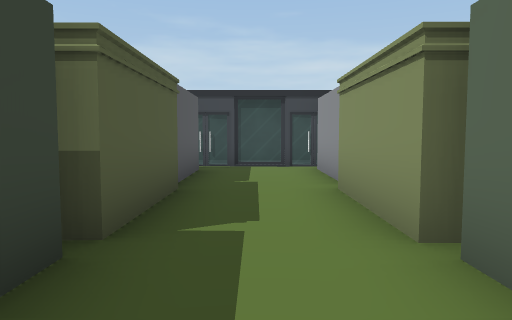
[1] (above)

24 first-person views from a walk through a Unity game level. The camera is 1.5 m above the floor, tilts 4° down and sees 70° across. The floor is counted in squares, 2 m on a side. Each view is taken from the middle of a square. On the plan, view 1 faces up. The plan holds only what a view shows up to about 11 squares ahead; the rest is blank. The place goes on beyond the plan. The player character is not drawn. Some surface patterns are stand-ins.

[2]
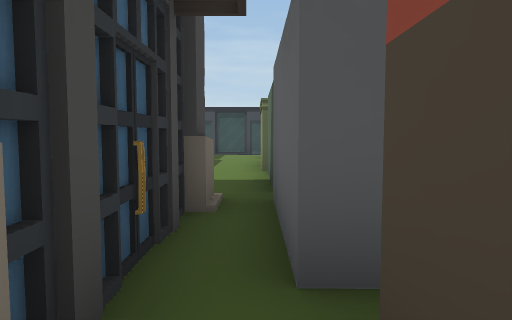

[3]
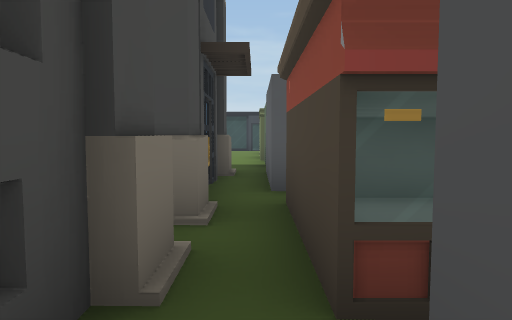

[4]
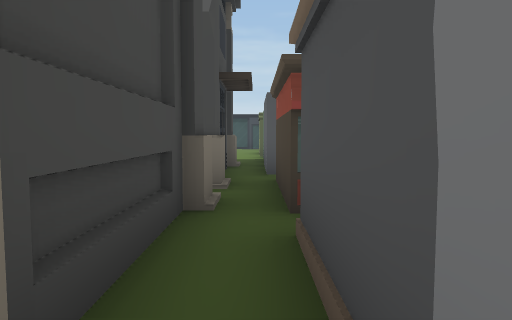

[5]
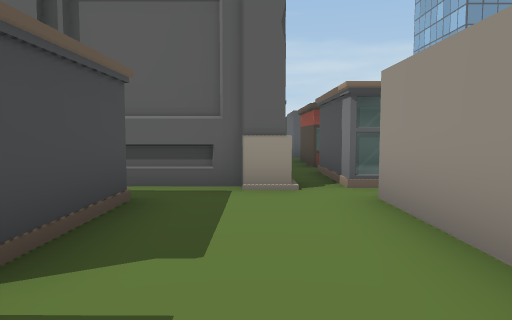

[6]
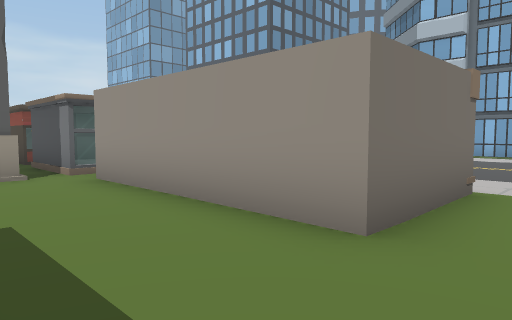

[7]
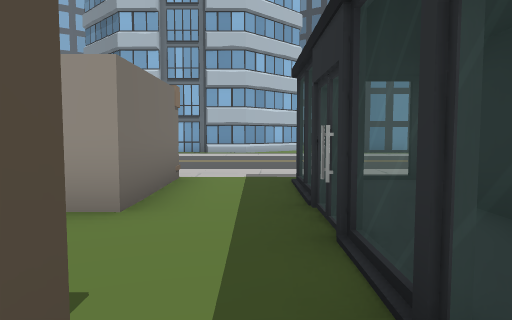

[8]
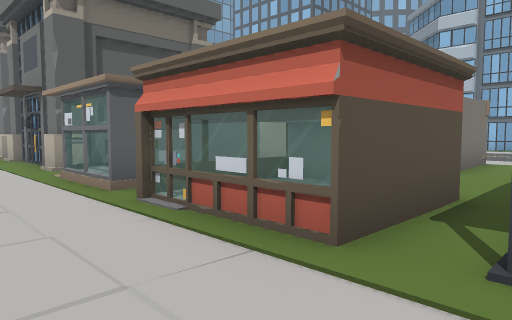

[9]
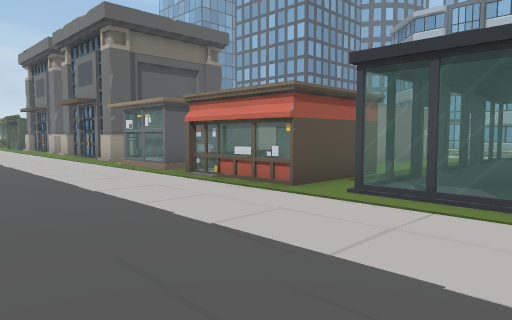

[10]
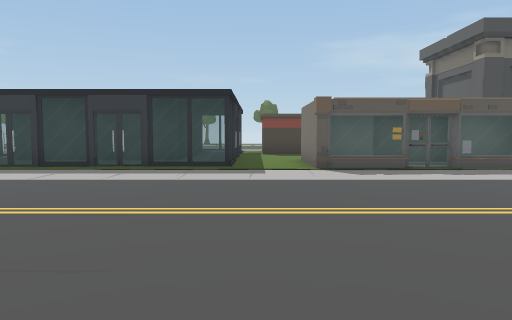

[11]
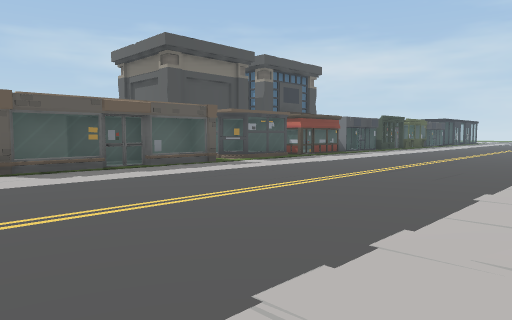

[12]
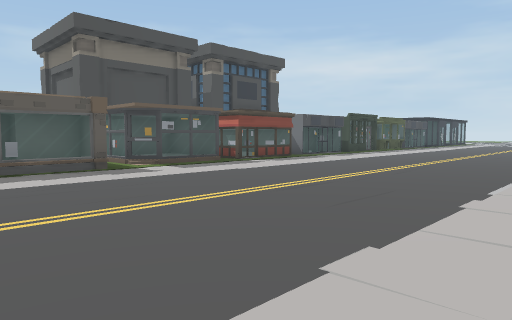

[13]
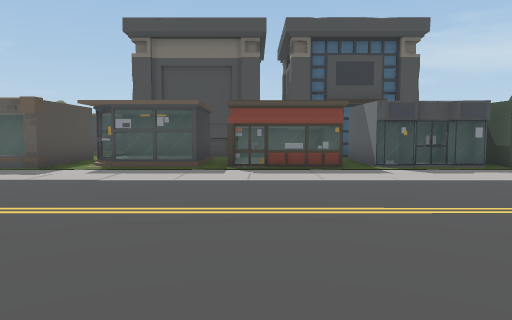

[14]
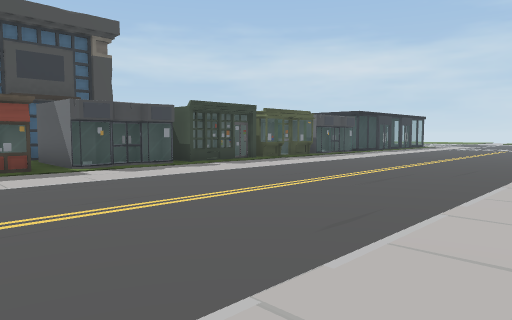

[15]
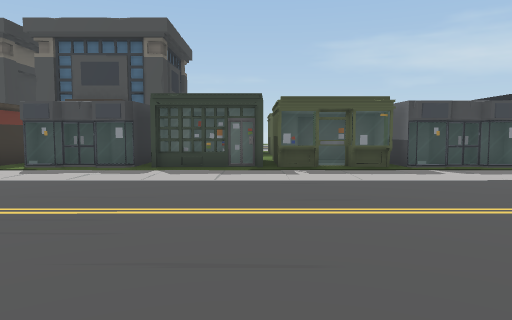

[16]
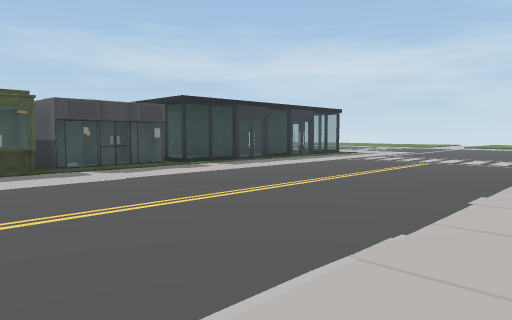

[17]
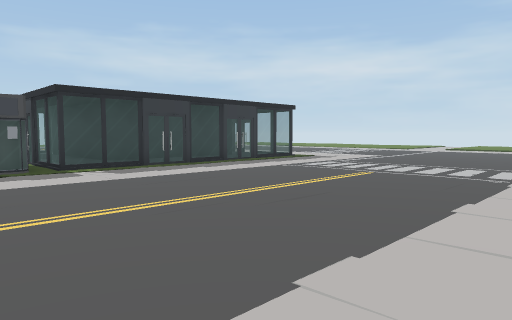

[18]
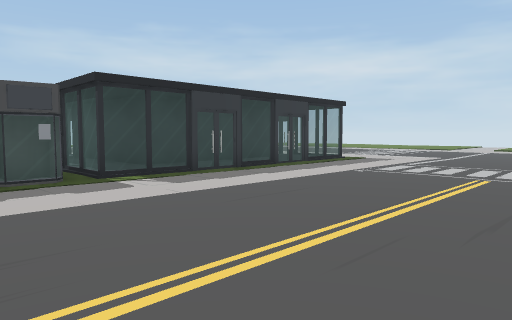

[19]
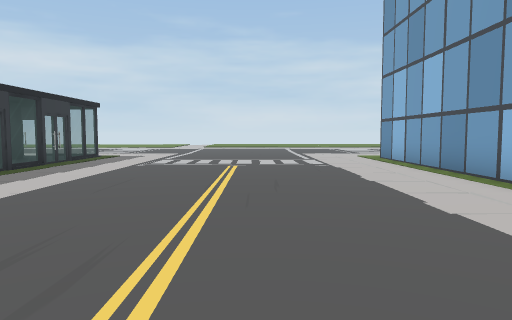

[20]
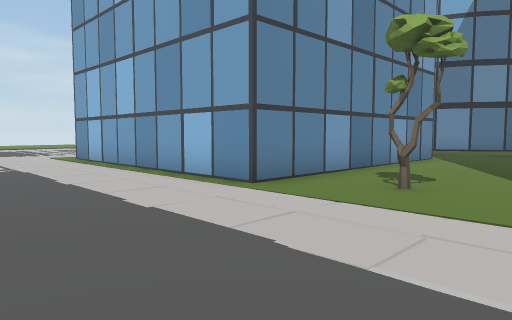

[21]
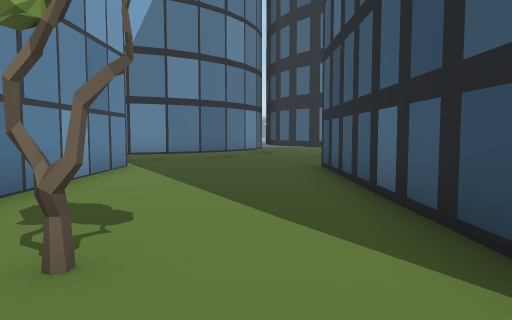

[22]
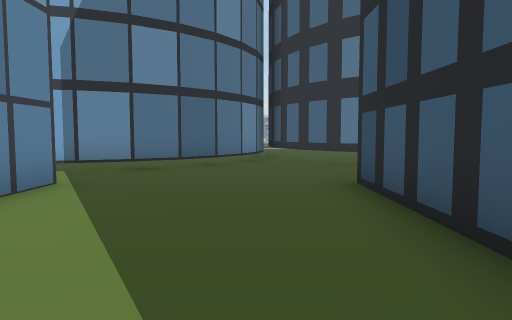

[23]
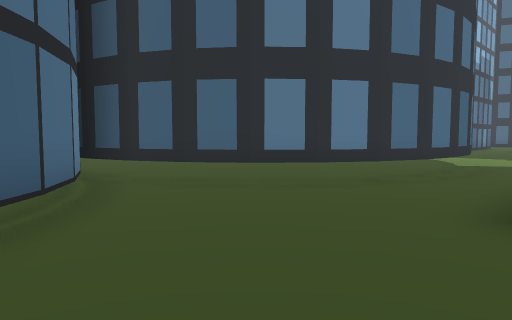

[24]
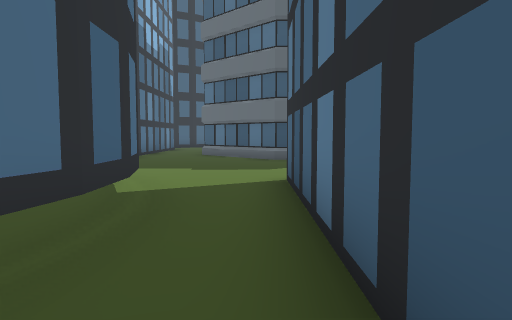

### Floor plan
Key: @ floor where view 1 was taken; # wall or solid block; x gap in a wall; . main floor; : floor 0.25 m higher than the main floor; / step, stairs or slope; = window, fence, low wall or low ledge; T tree; O other object.
Columns run from 8 left of view 1 to 26 right of it. Each row starts with its distance up from view 1.
 15           #=/ ...... #
 14           #.= ...... #
 13           #.= ...... #
 12           #.= ...... #
 11           #.= ...... #
 10       #####=/........#
  9        =====/........#        ##
  8        ...##.........########..#
  7        ...##=..................##
  6        ...##= ........T.........###
  5        #..##O ....................#
  4        #..##O ...... .............#
  3        #..##O ....... #######...###
  2        ... #. .......       #..##
  1        ... #. ......        #..#
  0         @. #O ......        #..#
 -1         #.##. ......        #..#
 -2         #.##. ......        #..#
 -3         #.#O. ......        #..#
 -4         #.##. ......        #...
 -5     .#  #.#=. ......        ....
 -6     .#  #.=#= .......       .....
 -7     .#  #...........        .....
 -8     .#  #.#=........        .....
 -9     .####.==........        #....
-10     .x..:...........
-11     /==...### ......
-12  .. =:#...##= ......
-13  ...=##...##= ......
-14  .........##= .......
-15  ...#==...##= ......
-16  .. =##...... ......
-17 ... ......... .......
-18 ... /=======. ......
-19  .. /=# ###=. .....
-20 .         #=. ....
-21           #=. ....
-22           ##.

Where each view was taken, in squares from view 1:
view 1: 0 up, 0 right, facing up
view 2: 5 down, 1 right, facing up
view 3: 8 down, 1 right, facing up
view 4: 10 down, 1 right, facing up
view 5: 15 down, 0 right, facing up
view 6: 17 down, 1 left, facing up-right
view 7: 17 down, 2 left, facing right
view 8: 18 down, 6 left, facing up-right
view 9: 20 down, 8 left, facing up-right
view 10: 17 down, 12 right, facing left
view 11: 17 down, 12 right, facing up-left
view 12: 14 down, 12 right, facing up-left
view 13: 6 down, 12 right, facing left
view 14: 6 down, 12 right, facing up-left
view 15: 2 up, 12 right, facing left
view 16: 3 up, 12 right, facing up-left
view 17: 6 up, 12 right, facing up-left
view 18: 6 up, 10 right, facing up-left
view 19: 4 up, 9 right, facing up
view 20: 4 up, 9 right, facing up-right
view 21: 5 up, 12 right, facing right
view 22: 5 up, 15 right, facing right
view 23: 7 up, 20 right, facing down-right
view 24: 2 up, 21 right, facing down
